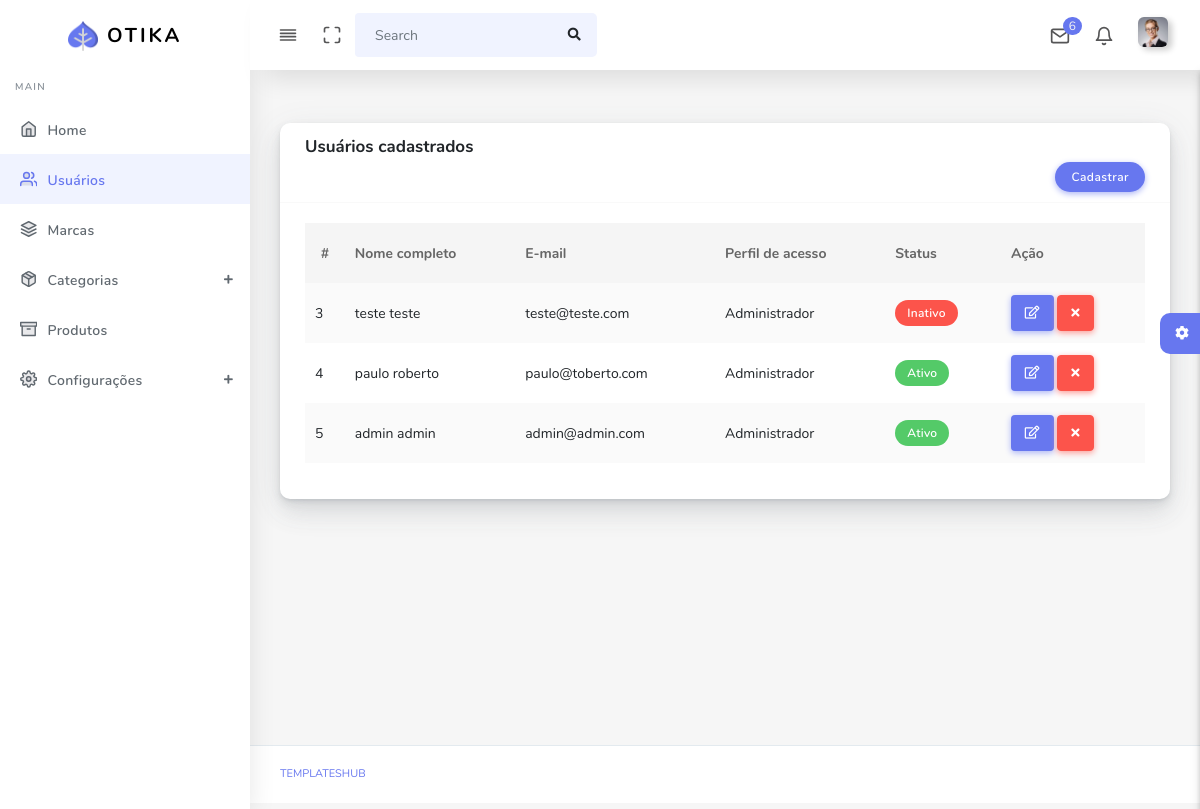
The app's page /index.php/restrita/usuarios with its own data.
### tables this page shows
CREATE TABLE IF NOT EXISTS `users` (
  `id` int(11) UNSIGNED NOT NULL AUTO_INCREMENT,
  `ip_address` varchar(45) NOT NULL,
  `username` varchar(100) DEFAULT NULL,
  `password` varchar(255) NOT NULL,
  `email` varchar(254) NOT NULL,
  `activation_selector` varchar(255) DEFAULT NULL,
  `activation_code` varchar(255) DEFAULT NULL,
  `forgotten_password_selector` varchar(255) DEFAULT NULL,
  `forgotten_password_code` varchar(255) DEFAULT NULL,
  `forgotten_password_time` int(11) UNSIGNED DEFAULT NULL,
  `remember_selector` varchar(255) DEFAULT NULL,
  `remember_code` varchar(255) DEFAULT NULL,
  `created_on` int(11) UNSIGNED NOT NULL,
  `last_login` int(11) UNSIGNED DEFAULT NULL,
  `active` tinyint(1) UNSIGNED DEFAULT NULL,
  `first_name` varchar(50) DEFAULT NULL,
  `last_name` varchar(50) DEFAULT NULL,
  `company` varchar(100) DEFAULT NULL,
  `phone` varchar(20) DEFAULT NULL,
  PRIMARY KEY (`id`),
  UNIQUE KEY `uc_email` (`email`),
  UNIQUE KEY `uc_activation_selector` (`activation_selector`),
  UNIQUE KEY `uc_forgotten_password_selector` (`forgotten_password_selector`),
  UNIQUE KEY `uc_remember_selector` (`remember_selector`)
);

### application/controllers/restrita/Usuarios.php (called while the page is built, shortened)
<?php
class Usuarios extends CI_Controller
{
    public function index()
    {
        $data = array(
            'titulo' => 'Usuários cadastrados',
            'styles' => array(
                'bundles/datatables/datatables.min.css',
                'bundles/datatables/DataTables-1.10.16/css/dataTables.bootstrap4.min.css'
            ),
            'scripts' => array(
                'bundles/datatables/datatables.min.js',
                'bundles/datatables/DataTables-1.10.16/js/dataTables.bootstrap4.min.js',
                'bundles/jquery-ui/jquery-ui.min.js',
                'js/page/datatables.js'
            ),
            'usuarios' => $this->ion_auth->users()->result(),
        );
        $this->load->view('restrita/layout/header', $data);
        $this->load->view('restrita/usuarios/index');
        $this->load->view('restrita/layout/footer');
    }
}

### index.php (called while the page is built, shortened)
<?php
require_once BASEPATH.'core/CodeIgniter.php';

### application/models/Ion_auth_model.php (called while the page is built, shortened)
<?php
class Ion_auth_model extends CI_Model
{
	public $tables = [];
	public $_ion_select = [];
	protected $response = NULL;
	public $_cache_user_in_group = [];
	protected $db;
	public function __construct()
	{
		$this->config->load('ion_auth', TRUE);
		$this->load->helper('cookie', 'date');
		$group_name = $this->config->item('database_group_name', 'ion_auth');
		if (empty($group_name))
		{
			$CI =& get_instance();
			$this->db = $CI->db;
		}
		else
		{
			$this->db = $this->load->database($group_name, TRUE, TRUE);
		}
		$this->tables = $this->config->item('tables', 'ion_auth');
		$this->join = $this->config->item('join', 'ion_auth');
	}
	public function result()
	{
		$result = $this->response->result();
		return $result;
	}
	public function users($groups = NULL)
	{
		if (isset($this->_ion_select) && !empty($this->_ion_select))
		{
			foreach ($this->_ion_select as $select)
			{
				$this->db->select($select);
			}
			$this->_ion_select = [];
		}
		else
		{
			$this->db->select([
			    $this->tables['users'].'.*',
			    $this->tables['users'].'.id as id',
			    $this->tables['users'].'.id as user_id'
			]);
		}
		$this->response = $this->db->get($this->tables['users']);
		return $this;
	}
	public function get_users_groups($id = FALSE)
	{
		$id || $id = $this->session->userdata('user_id');
		return $this->db->select($this->tables['users_groups'].'.'.$this->join['groups'].' as id, '.$this->tables['groups'].'.name, '.$this->tables['groups'].'.description')
		                ->where($this->tables['users_groups'].'.'.$this->join['users'], $id)
		                ->join($this->tables['groups'], $this->tables['users_groups'].'.'.$this->join['groups'].'='.$this->tables['groups'].'.id')
		                ->get($this->tables['users_groups']);
	}
	public function in_group($check_group, $id = FALSE, $check_all = FALSE)
	{
		$id || $id = $this->session->userdata('user_id');
		if (!is_array($check_group))
		{
			$check_group = [$check_group];
		}
		if (isset($this->_cache_user_in_group[$id]))
		{
			$groups_array = $this->_cache_user_in_group[$id];
		}
		else
		{
			$users_groups = $this->get_users_groups($id)->result();
			$groups_array = [];
			foreach ($users_groups as $group)
			{
				$groups_array[$group->id] = $group->name;
			}
			$this->_cache_user_in_group[$id] = $groups_array;
		}
		foreach ($check_group as $key => $value)
		{
			$groups = (is_numeric($value)) ? array_keys($groups_array) : $groups_array;
			if (in_array($value, $groups) xor $check_all)
			{
				return !$check_all;
			}
		}
		return $check_all;
	}
}

### application/libraries/Ion_auth.php (called while the page is built, shortened)
<?php
class Ion_auth
{
	public function __construct()
	{
		$this->config->load('ion_auth', TRUE);
		$this->_cache_user_in_group =& $this->ion_auth_model->_cache_user_in_group;
		$this->ion_auth_model->trigger_events('library_constructor');
	}
	public function __call($method, $arguments)
	{
		return call_user_func_array( [$this->ion_auth_model, $method], $arguments);
	}
	public function __get($var)
	{
		return get_instance()->$var;
	}
	public function is_admin($id = FALSE)
	{
		$this->ion_auth_model->trigger_events('is_admin');
		$admin_group = $this->config->item('admin_group', 'ion_auth');
		return $this->ion_auth_model->in_group($admin_group, $id);
	}
}

### application/views/restrita/usuarios/index.php (the view, shortened to what this page needs)
<?php $this->load->view('restrita/layout/navbar'); ?>
<?php $this->load->view('restrita/layout/sidebar'); ?>
<div class="main-content">
    <section class="section">
        <div class="section-body">
            <div class="row">
                <div class="col-12">
                    <div class="card">
                        <div class="card-header d-block">
                            <h4><?php echo $titulo; ?></h4>
                            <a href="<?php echo base_url('restrita/usuarios/core') ?>" class="btn btn-primary float-right">Cadastrar</a>
                        </div>
                        <div class="card-body">
                            <div class="table-responsive">
                                <table class="table table-striped data-table">
                                    <thead>
                                        <tr>
                                            <th class="text-center">
                                                #
                                            </th>
                                            <th>Nome completo</th>
                                            <th>E-mail</th>
                                            <th>Perfil de acesso</th>
                                            <th>Status</th>
                                            <th class="nosort">Ação</th>
                                        </tr>
                                    </thead>
                                    <tbody>
                                        <?php foreach ($usuarios as $usuario) : ?>
                                            <tr>
                                                <td><?php echo $usuario->id; ?></td>
                                                <td><?php echo $usuario->first_name . ' ' . $usuario->last_name; ?></td>
                                                <td><?php echo $usuario->email; ?></td>
                                                <td><?php echo ($this->ion_auth->is_admin($usuario->id) ? 'Administrador' : 'Clientes'); ?></td>
                                                <td><?php echo ($usuario->active == 1 ? '<span class="badge badge-success">Ativo</span>' : '<span class="badge badge-danger">Inativo</span>'); ?></td>
                                                <td>
                                                    <a href="<?php echo base_url('restrita/usuarios/core/' . $usuario->id); ?>" class="btn btn-primary"><i class="far fa-edit"></i></a>
                                                    <a href="<?php echo base_url('restrita/usuarios/delete/' . $usuario->id); ?>" class="btn btn-icon btn-danger delete" data-confirm="Tem certeza da exclusão?"><i class="fas fa-times"></i></a>
                                                </td>
                                            </tr>
                                        <?php endforeach; ?>
                                    </tbody>
                                </table>
                            </div>
                        </div>
                    </div>
                </div>
            </div>
        </div>
    </section>
    <?php $this->load->view('restrita/layout/sidebar_settings'); ?>
</div>

### application/views/restrita/layout/header.php (shortened to what this page needs)
<!DOCTYPE html>
<html lang="en">
<head>
    <link rel="stylesheet" href="<?php echo base_url('public/assets/css/app.min.css'); ?>">
    <link rel="stylesheet" href="<?php echo base_url('public/assets/css/style.css'); ?>">
    <link rel="stylesheet" href="<?php echo base_url('public/assets/css/components.css'); ?>">
    <?php if(isset($styles)) : ?>
    <?php foreach($styles as $style) : ?>
        <link rel="stylesheet" href="<?php echo base_url('public/assets/' . $style); ?>">
    <?php endforeach; ?>
    <?php endif; ?>
    <link rel="stylesheet" href="<?php echo base_url('public/assets/css/custom.css'); ?>">
</head>
<body>
    <div id="app">
        <div class="main-wrapper main-wrapper-1">

### application/views/restrita/layout/navbar.php (shortened to what this page needs)
<div class="navbar-bg"></div>
<nav class="navbar navbar-expand-lg main-navbar sticky">
    <div class="form-inline mr-auto">
        <ul class="navbar-nav mr-3">
            <li><a href="#" data-toggle="sidebar" class="nav-link nav-link-lg
									collapse-btn"> <i data-feather="align-justify"></i></a></li>
            <li><a href="#" class="nav-link nav-link-lg fullscreen-btn">
                    <i data-feather="maximize"></i>
                </a></li>
            <li>
                <form class="form-inline mr-auto">
                    <div class="search-element">
                        <input class="form-control" type="search" placeholder="Search" aria-label="Search" data-width="200">
                        <button class="btn" type="submit">
                            <i class="fas fa-search"></i>
                        </button>
                    </div>
                </form>
            </li>
        </ul>
    </div>
    <ul class="navbar-nav navbar-right">
        <li class="dropdown dropdown-list-toggle"><a href="#" data-toggle="dropdown" class="nav-link nav-link-lg message-toggle"><i data-feather="mail"></i>
                <span class="badge headerBadge1">
                    6 </span> </a>
        </li>
        <li class="dropdown dropdown-list-toggle"><a href="#" data-toggle="dropdown" class="nav-link notification-toggle nav-link-lg"><i data-feather="bell" class="bell"></i>
            </a>
        </li>
        <li class="dropdown"><a href="#" data-toggle="dropdown" class="nav-link dropdown-toggle nav-link-lg nav-link-user"> <img alt="image" src="<?php echo base_url('public/assets/img/user.png'); ?>" class="user-img-radious-style"> <span class="d-sm-none d-lg-inline-block"></span></a>
        </li>
    </ul>
</nav>

### application/views/restrita/layout/sidebar.php (shortened to what this page needs)
<div class="main-sidebar sidebar-style-2">
    <aside id="sidebar-wrapper">
        <div class="sidebar-brand">
            <a href="index.html"> <img alt="image" src="<?php echo base_url('public/assets/img/logo.png'); ?>" class="header-logo" /> <span class="logo-name">Otika</span>
            </a>
        </div>
        <ul class="sidebar-menu">
            <li class="menu-header">Main</li>
            <li class="dropdown <?php echo $this->router->fetch_class() == 'home' && $this->router->fetch_method() == 'index' ? 'active' : ''; ?>">
                <a href="<?php echo base_url('restrita'); ?>" class="nav-link"><i data-feather="home"></i><span>Home</span></a>
            </li>
            <li class="dropdown <?php echo $this->router->fetch_class() == 'usuarios' && $this->router->fetch_method() == 'index' ? 'active' : ''; ?>">
                <a href="<?php echo base_url('restrita/usuarios'); ?>" class="nav-link"><i data-feather="users"></i><span>Usuários</span></a>
            </li>
            <li class="dropdown <?php echo $this->router->fetch_class() == 'marcas' && $this->router->fetch_method() == 'index' ? 'active' : ''; ?>">
                <a href="<?php echo base_url('restrita/marcas'); ?>" class="nav-link"><i data-feather="layers"></i><span>Marcas</span></a>
            </li>
            <li class="dropdown">
                <a href="#" class="menu-toggle nav-link has-dropdown"><i data-feather="package"></i><span>Categorias</span></a>
            </li>
            <li class="dropdown <?php echo $this->router->fetch_class() == 'produtos' && $this->router->fetch_method() == 'index' ? 'active' : ''; ?>">
                <a href="<?php echo base_url('restrita/produtos'); ?>" class="nav-link"><i data-feather="archive"></i><span>Produtos</span></a>
            </li>
            <li class="dropdown">
                <a href="#" class="menu-toggle nav-link has-dropdown"><i data-feather="settings"></i><span>Configurações</span></a>
            </li>
        </ul>
    </aside>
</div>

### application/views/restrita/layout/sidebar_settings.php (shortened to what this page needs)
<div class="settingSidebar">
    <a href="javascript:void(0)" class="settingPanelToggle"> <i class="fa fa-spin fa-cog"></i>
    </a>
</div>

### application/views/restrita/layout/footer.php (shortened to what this page needs)
<?php if($this->router->fetch_class() != 'login') : ?>
    <footer class="main-footer">
    <div class="footer-left">
        <a href="templateshub.net">Templateshub</a></a>
    </div>
</footer>
<?php endif; ?>
</div>
</div>
</body>
</html>

### records on screen
users: id "3", first_name "teste", last_name "teste", email "teste@teste.com", shows "Administrador", active "Inativo"
users: id "4", first_name "paulo", last_name "roberto", email "paulo@toberto.com", shows "Administrador", active "Ativo"
users: id "5", first_name "admin", last_name "admin", email "admin@admin.com", shows "Administrador", active "Ativo"

### other values on screen
$titulo "Usuários cadastrados"
